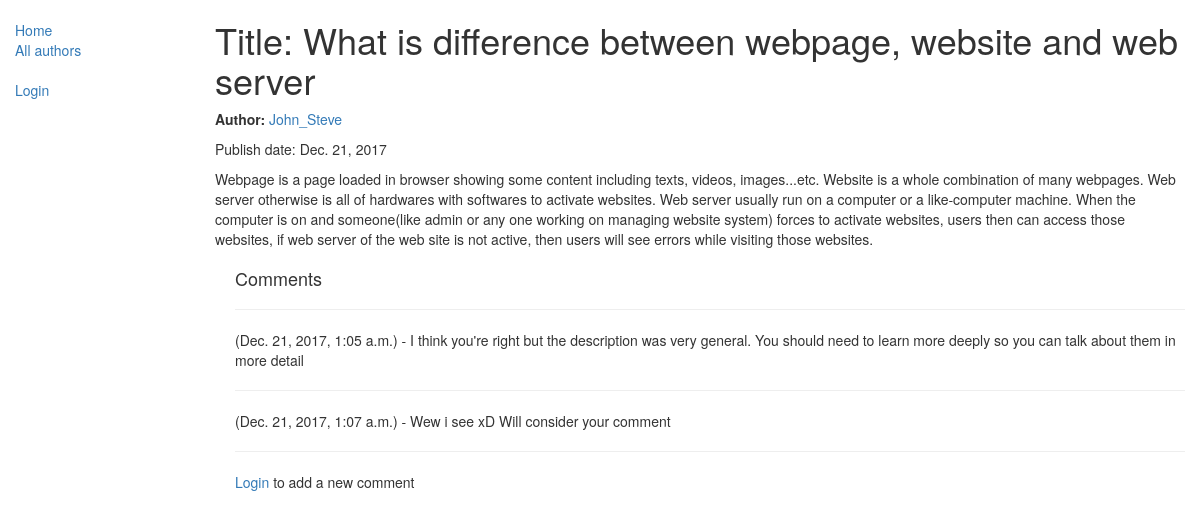
The app's page /blog/6 with its own data.
### blog/models.py (models this page shows, shortened)
class Blog(models.Model):
    title=models.CharField(max_length=200)
    author=models.ForeignKey('Author',on_delete=models.SET_NULL,null=True)
    content=models.TextField(max_length=5000,help_text='You are only allowed to post charecters')
    pub_date = models.DateField(default=date.today)
    class Meta:
        ordering=['-pub_date']

class Author(models.Model):
    name=models.ForeignKey(User, on_delete=models.SET_NULL,null=True)
    information=models.CharField(max_length=1000)
    def __str__(self):
        return self.name.username

class Comment(models.Model):
    user=models.ForeignKey(User, on_delete=models.SET_NULL,null=True)
    content=models.TextField(max_length=1000)
    post=models.ForeignKey(Blog,on_delete=models.CASCADE)
    post_date=models.DateTimeField(auto_now_add=True)
    class Meta:
        ordering=['post_date']

### blog/views.py (the view)
# urls.py: url(r'^(?P<pk>\d+)$',views.BlogDetailView.as_view(),name='blog-detail'),
class BlogDetailView(generic.DetailView):
    model=Blog

### blog/templates/blog/blog_detail.html (shortened to what this page needs)
<!DOCTYPE html>
<html lang="en">
<head>
</head>
<body>
{% extends "base_generic.html" %}
{% block content %}
<h1>Title: {{ blog.title }}</h1>
<p><strong>Author:</strong> <a href="{% url 'author-detail' blog.author.pk %}">{{ blog.author }}</a></p>
<p>Publish date: {{blog.pub_date}} </p>
<p>{{blog.content}}</p>
<div style="margin-left:20px;margin-top:20px">
<h4>Comments</h4>
{% for comment in blog.comment_set.all %}
<hr>
<p>{{comment.author}} ({{comment.post_date}}) - {{comment.content}}</p>
{% endfor %}
<hr>
{% if user.is_authenticated %}
  <a href="{% url 'blog-comment' blog.pk %}">Add a new comment</a></p>
{% else %}
  <p><a href="{% url 'login'%}?next={{request.path}}">Login</a> to add a new comment</p>
{% endif %}
</div>
{% endblock %}

### blog/templates/base_generic.html (shortened to what this page needs)
<!DOCTYPE html>
<html lang="en">
<head>
    <link rel="stylesheet" href="https://maxcdn.bootstrapcdn.com/bootstrap/3.3.7/css/bootstrap.min.css">
    {% load static %}
    <link rel="stylesheet" href="{% static 'css/style.css' %}">
</head>
<body>
<div class="container-fluid">
    <div class="row">
        <div class="col-sm-2">
            {% block sidebar %}
            <ul class="sidebar-nav">
                <li><a href="{% url 'blogs' %}">Home</a></li>
                <li><a href="{% url 'authors' %}">All authors</a></li>
            </ul>
            {% endblock %}
            <ul class="sidebar-nav">
                {% if user.is_authenticated %}
                <li>User: {{ user.get_username }}</li>
                <li><a href="{% url 'logout'%}?next={{request.path}}">Logout</a></li>
                {% else %}
                <li><a href="{% url 'login'%}?next={{request.path}}">Login</a></li>
                {% endif %}
            </ul>
        </div>
        <div class="col-sm-10 ">
            {% block content %}{% endblock %}
        </div>
    </div>
</div>
</body>
</html>

### blog/static/css/style.css (style rules this page uses)
.sidebar-nav { margin-top: 20px; padding: 0; list-style: none; }

### records on screen
Blog: title "What is difference between webpage, website and web server", author "John_Steve", pub_date "Dec. 21, 2017", content "Webpage is a page loaded in browser showing some content including texts, videos, images...etc. Website is a whole combination of many webpages. Web server otherwise is all of hardwares with softwares to activate websites. Web server usually run on a computer or a like-computer machine. When the computer is on and someone(like admin or any one working on managing website system) forces to activate websites, users then can access those websites, if web server of the web site is not active, then users will see errors while visiting those websites."
Comment: post_date "Dec. 21, 2017, 1:05 a.m.", content "I think you're right but the description was very general. You should need to learn more deeply so you can talk about them in more detail"
Comment: post_date "Dec. 21, 2017, 1:07 a.m.", content "Wew i see xD Will consider your comment"
